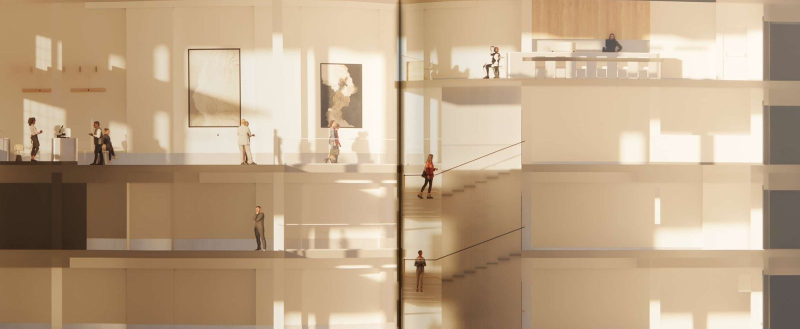
#> input picture assets/img/projects/ortakoy-dansresim/01.jpg, 1600 x 657 px (shown at 1/2 size)
$ python sketch.py ../assets/img/projects/ortakoy-dansresim/01.jpg
#> lines starting #> are read from the running program, lines starting #| are printed output that depends on the picture
"""Turns project photos into line drawings for the home page.

    pip install opencv-python-headless pillow
    python3 tools/sketch.py assets/img/projects/ortakoy-dansresim/01.jpg [more.jpg ...]

For each NN.jpg it writes NN-line.webp (the lines) and NN-tone.webp (the hatching).
Both are transparent masks: the site colours them with the theme's ink and accent,
so the drawings switch with light and dark mode like the journal illustrations.
"""
import sys

import cv2
import numpy as np
from PIL import Image


def masks(path, width=1600):
#> called with width = 1600
    im = cv2.imread(path)
#> im is the input picture: shape (657, 1600, 3); mean B, G, R 135.7, 165.2, 190.2
    h, w = im.shape[:2]
#> h = 657; w = 1600
    im = cv2.resize(im, (width, int(h * width / w)), interpolation=cv2.INTER_CUBIC if w < width else cv2.INTER_AREA)
    g = cv2.bilateralFilter(cv2.cvtColor(im, cv2.COLOR_BGR2GRAY), 7, 30, 7)
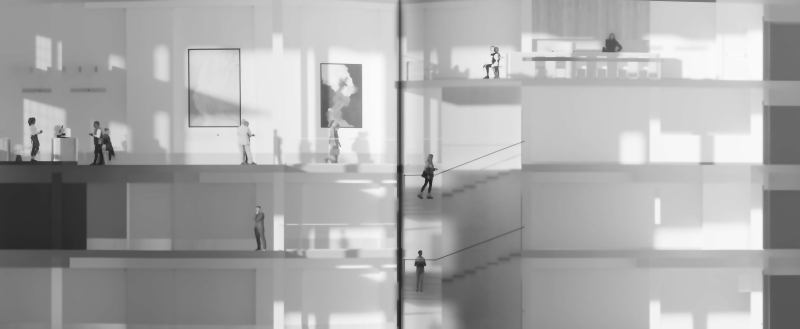
#> g: shape (657, 1600) (shown at 1/2 size); min 30, max 251, mean 169.3
    # pencil lines: the photo dodged against its own blurred negative
    sketch = cv2.divide(g, cv2.GaussianBlur(g, (0, 0), 2.2), scale=256).astype(np.float32)
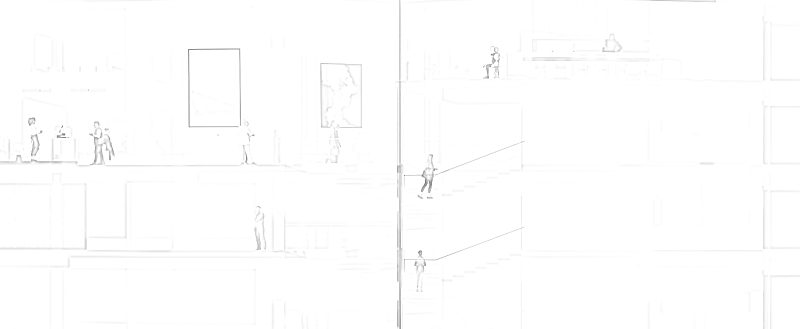
#> sketch: shape (657, 1600) float32 (shown at 1/2 size); min 84, max 255, mean 253.7
    line = np.clip((255 - sketch - 10) * 3.2, 0, 255)
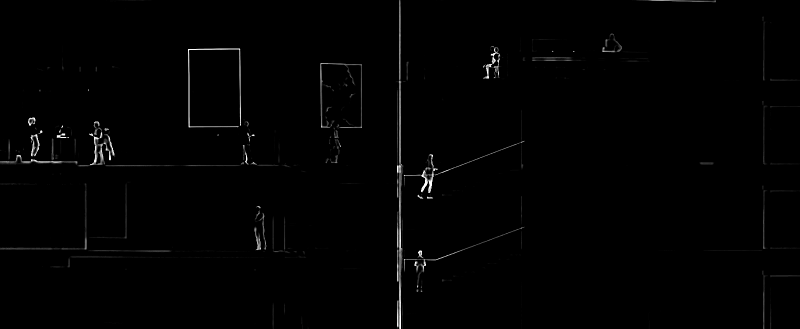
#> line: shape (657, 1600) float32 (shown at 1/2 size); min 0, max 255, mean 2.2
    edges = cv2.Canny(cv2.GaussianBlur(g, (0, 0), 1.2), 35, 100).astype(np.float32)
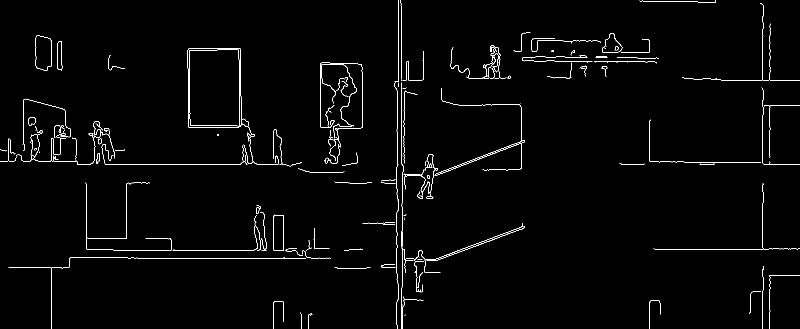
#> edges: shape (657, 1600) float32 (shown at 1/2 size); 1.6% white in thin lines or dots
    line = cv2.GaussianBlur(np.maximum(line, edges * 0.85), (0, 0), 0.5)
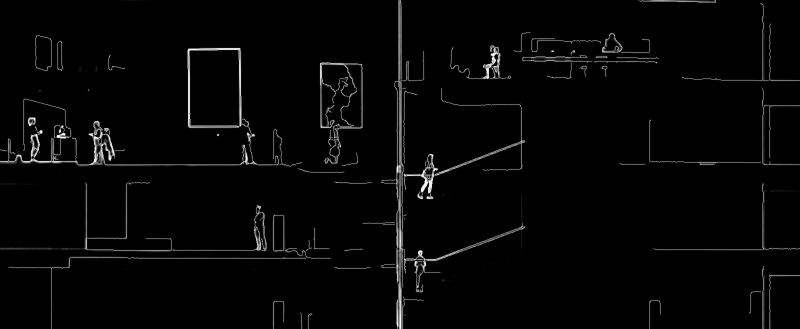
#> line: shape (657, 1600) float32 (shown at 1/2 size); min 0, max 255, mean 5.4
    # diagonal hatching in the darker areas
    shade = cv2.GaussianBlur(np.clip((165 - g.astype(np.float32)) / 120, 0, 1), (0, 0), 3)
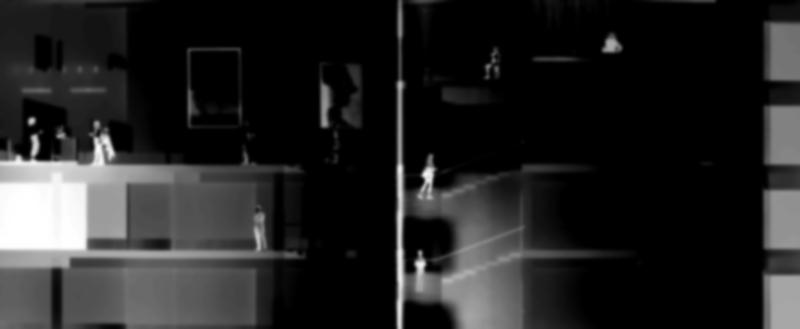
#> shade: shape (657, 1600) float32 (shown at 1/2 size); min 0, max 1, mean 0.143
    yy, xx = np.mgrid[0:g.shape[0], 0:g.shape[1]]
    tone = ((xx - yy) % 8 < 1.6) * shade * 255 * 0.85
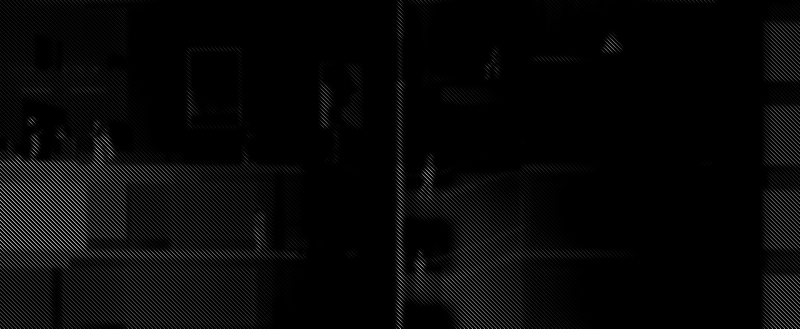
#> tone: shape (657, 1600) float32 (shown at 1/2 size); min 0, max 216.8, mean 7.8
    return line.astype(np.uint8), tone.astype(np.uint8)


def save(alpha, out):
    rgba = np.zeros((*alpha.shape, 4), np.uint8)
    rgba[..., 3] = alpha
    Image.fromarray(rgba).save(out, "WEBP", quality=72, method=6)


for src in sys.argv[1:]:
    line, tone = masks(src)
    stem = src.rsplit(".", 1)[0]
    save(line, stem + "-line.webp")
    save(tone, stem + "-tone.webp")
    print("wrote", stem + "-line.webp", stem + "-tone.webp")
